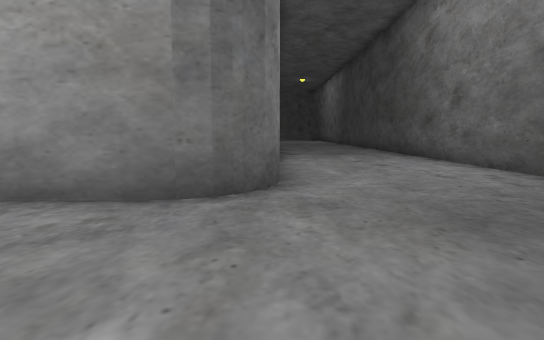
view 1 (above)

21 first-person views from a walk through a 3-D level made in the Godot game engine. The camera is 1.3 m above the floor, tilts 6° down and sees 75° across. The floor is counted in squares, 1.73 m on a side. Each view is taken from the middle of a square. On the plan, view 1 faces up. The plan holds only what a view shows up to about 11 squares ahead; the rest is blank. The place goes on beyond the plan. Some surface patterns are stand-ins.

view 2
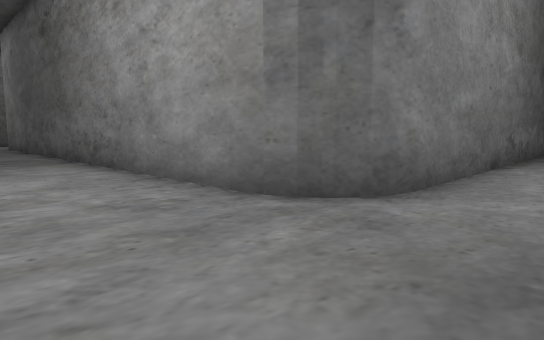

view 3
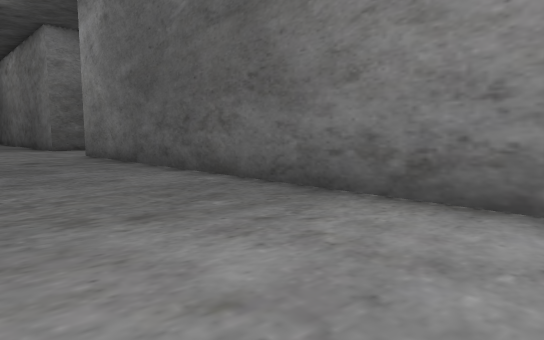

view 4
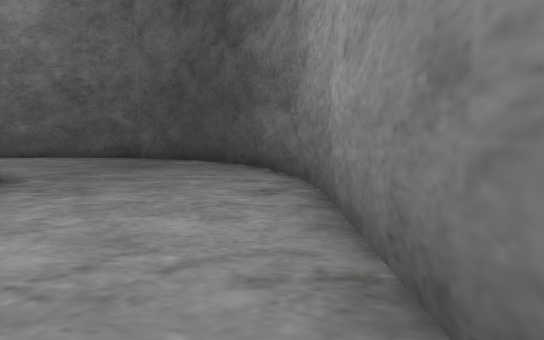

view 5
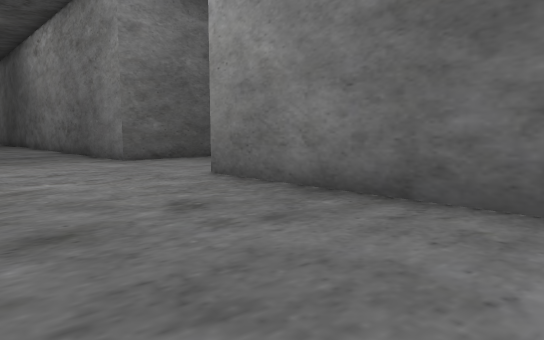

view 6
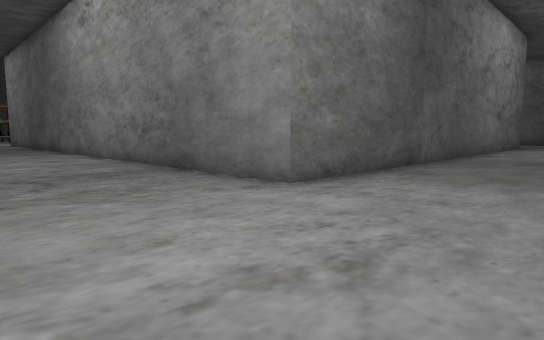

view 7
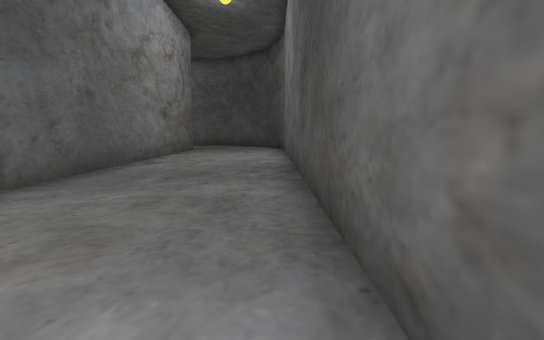

view 8
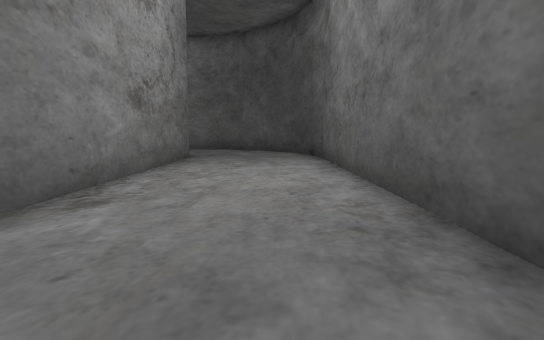

view 9
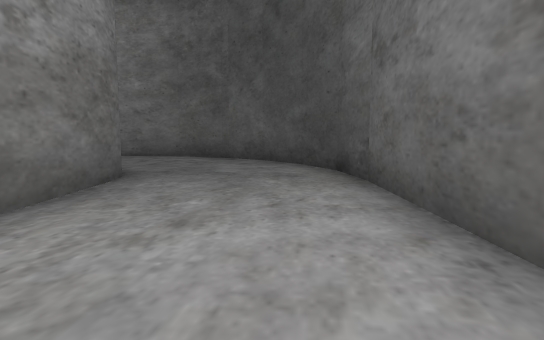

view 10
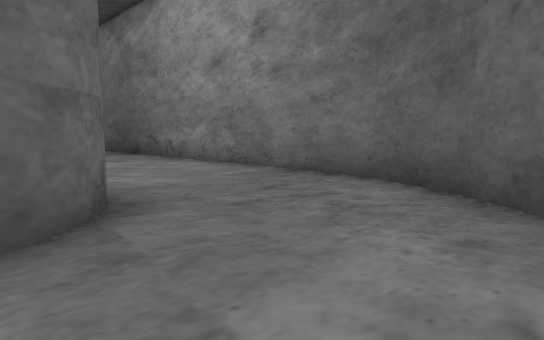

view 11
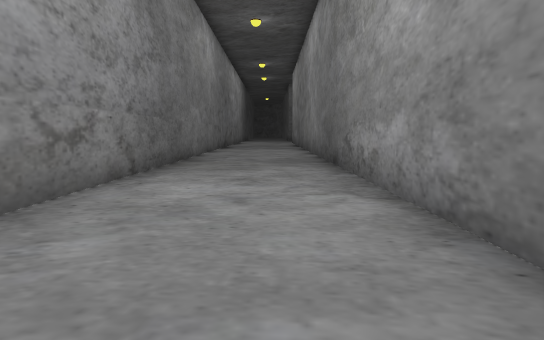

view 12
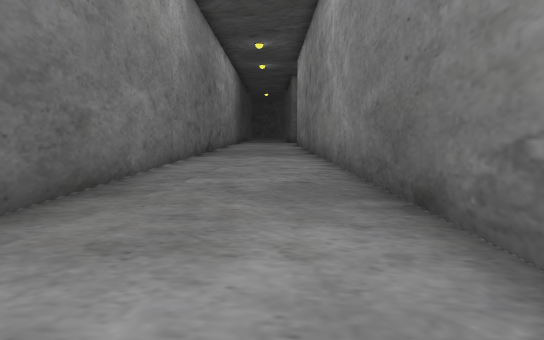

view 13
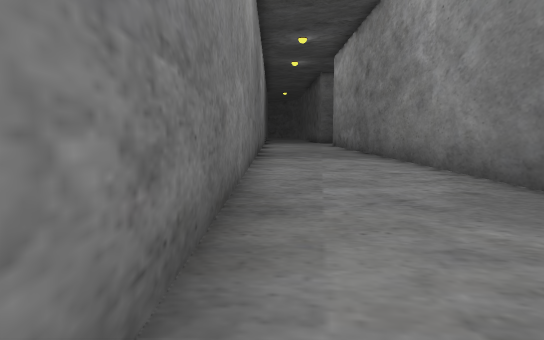

view 14
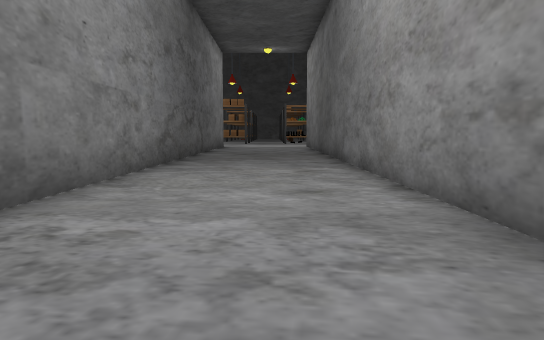

view 15
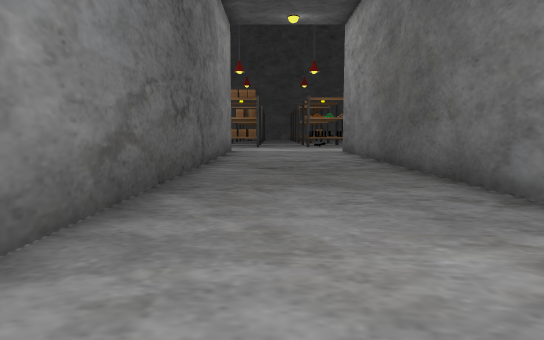

view 16
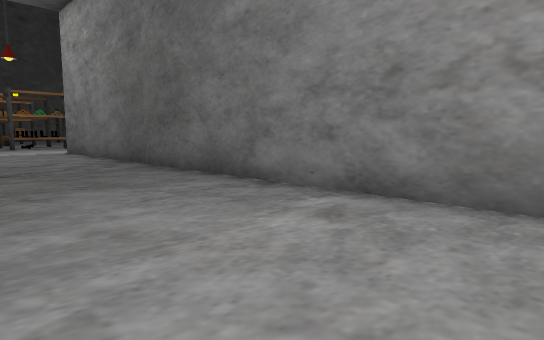

view 17
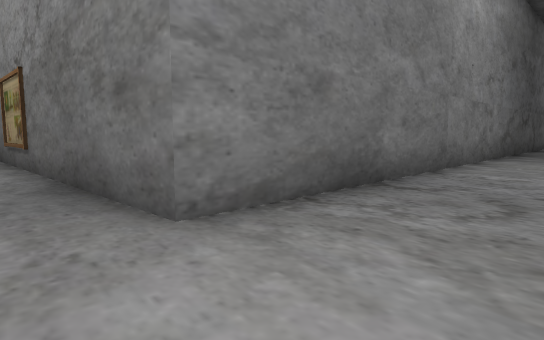

view 18
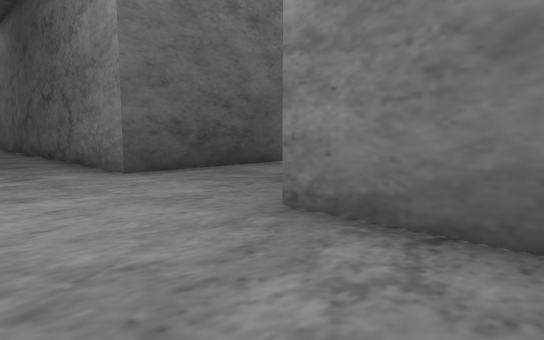

view 19
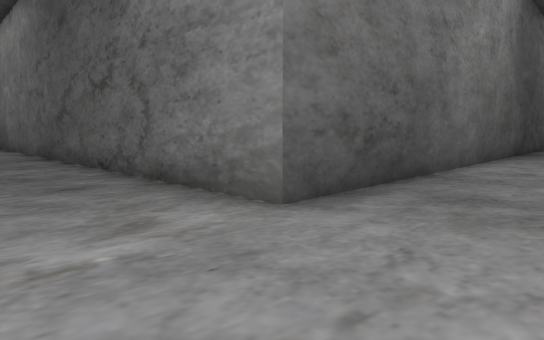

view 20
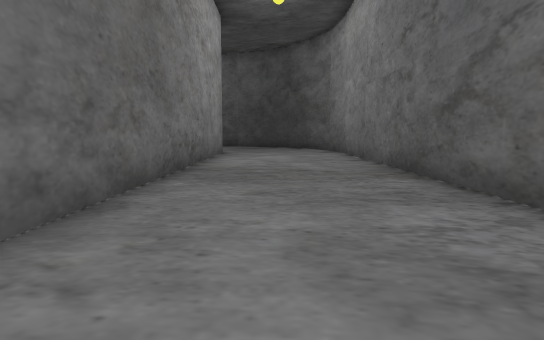

view 21
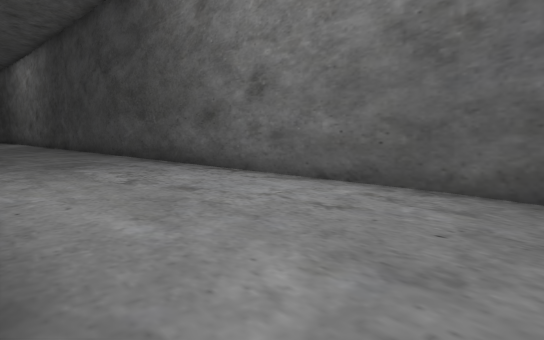

### Floor plan
Points are (right, up) in squares from view 1. A wall is a line through its corners. A room is listed if a view was taken in it or the views show most of it. See-through windows are left out.
Room 1 (views 1, 2, 3, 4, 5, 6, 7, 8, 9, 10, 14, 15, 16, 17, 18, 19, 20, 21)
walls: (-17.5, 4.5) (-17.5, 19.5); (-17.5, -5.5) (-17.5, -0.7) (-1.5, -0.7); (-1.6, -0.7) (0.1, -0.4); (-0.5, 4.2) (-1.2, 3.9) (-17.5, 3.9); (0.1, 5.1) (-0.2, 4.5) (-0.9, 4); (0, -0.5) (1.6, 0.2) (2.9, 1.2); (-17.5, 19.4) (-17.7, 21.1); (2.8, 1.1) (3.8, 2.4); (3.8, 2.3) (4.5, 4); (-21.5, 19.5) (-21.5, 3.9) (-40.5, 3.9); (-17.7, 20.9) (-18.3, 22.6); (4.4, 3.8) (4.7, 5.6); (0.1, 14.9) (0.1, 5.5) (0, 4.9) (-0.6, 4) (-1.6, 3.9); (4.7, 5.4) (4.7, 15); (-21.6, 20.3) (-21.5, 19.4); (-21.9, 20.8) (-21.6, 20); (-40, -0.7) (-21.5, -0.7) (-21.5, -5.5)
ways out: opening at (-20.7, 22) to room 2
Room 2 (views 11, 12, 13)
walls: (-23, 21.4) (-22.4, 21.2); (-22.6, 21.3) (-21.9, 20.8); (-22.1, 20.9) (-21.6, 20.3); (-21.9, 25.3) (-23.5, 25.5) (-40.1, 25.5); (-39.6, 21.5) (-26.1, 21.5); (-20.4, 24.7) (-22, 25.3); (-18.3, 22.5) (-19.2, 23.7) (-20.6, 24.8)
ways out: opening at (-20.7, 22) to room 1

Where each view was taken, in squares from view 1:
view 1: 0 up, 0 right, facing up
view 2: 1 up, 2 right, facing up-left
view 3: 0 up, 5 left, facing up-left
view 4: 0 up, 6 left, facing right
view 5: 0 up, 12 left, facing up-left
view 6: 0 up, 18 left, facing up-left
view 7: 4 up, 18 left, facing up
view 8: 9 up, 19 left, facing up
view 9: 14 up, 19 left, facing up
view 10: 20 up, 19 left, facing up-left
view 11: 24 up, 23 left, facing left
view 12: 24 up, 28 left, facing left
view 13: 22 up, 29 left, facing left
view 14: 2 up, 24 left, facing left
view 15: 1 up, 29 left, facing left
view 16: 0 up, 29 left, facing up-left
view 17: 2 up, 20 left, facing down-left
view 18: 2 up, 24 left, facing down-right
view 19: 2 up, 20 left, facing down-right
view 20: 2 up, 15 left, facing right
view 21: 4 up, 0 right, facing up-right
